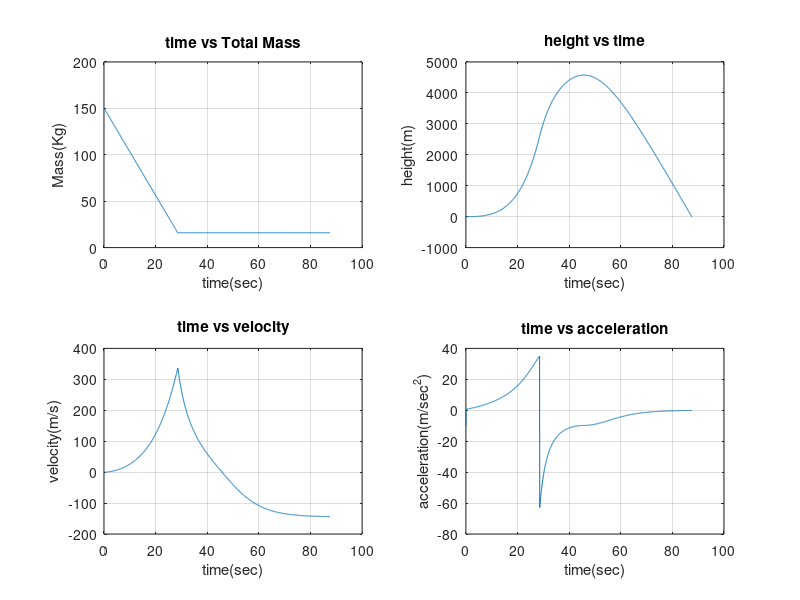
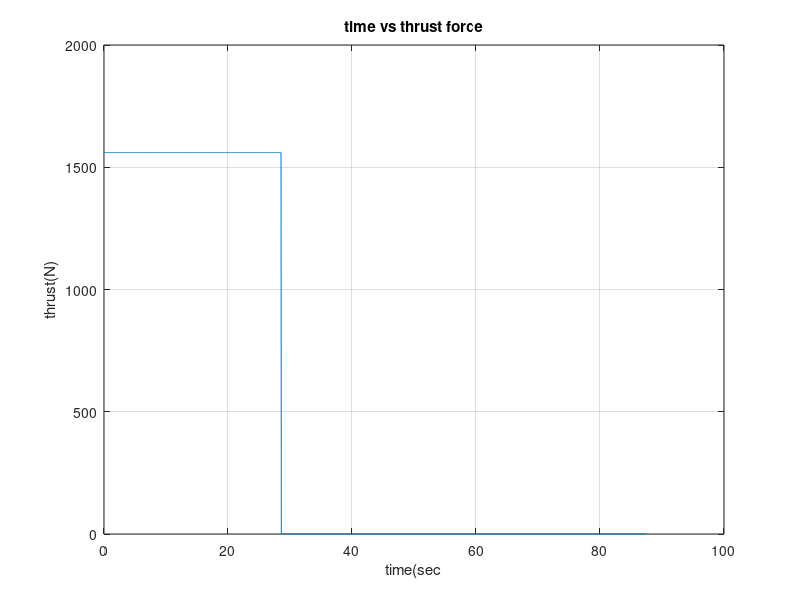
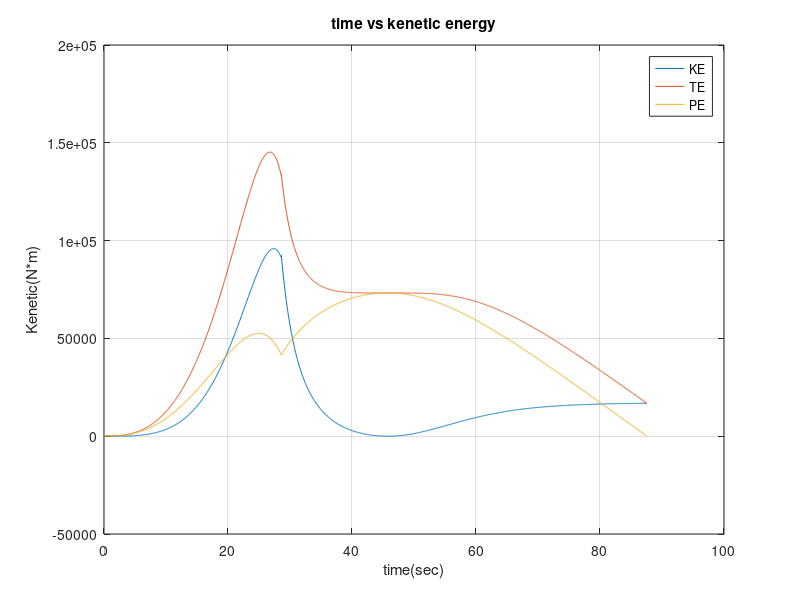
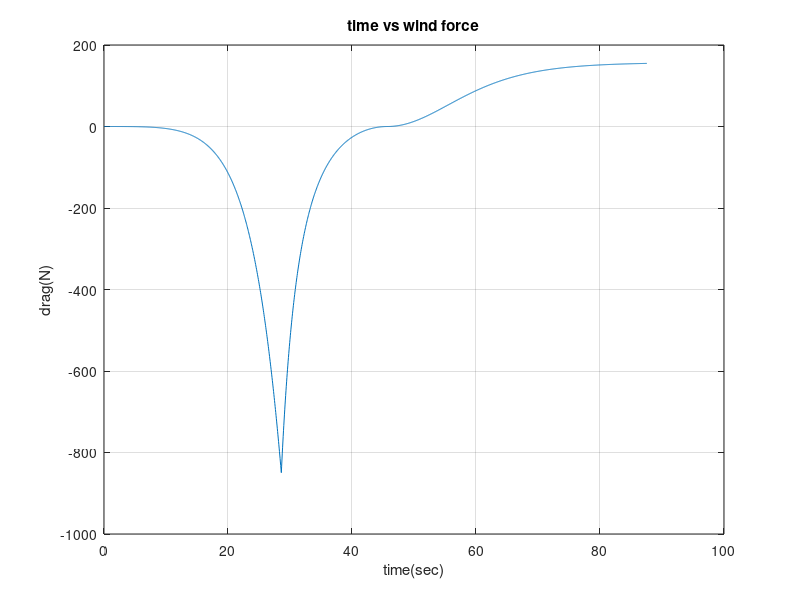

MATLAB code to generate these figures, in order:
% HEADER
% Name:         Aaron Brethower
% Course:       ME212-02
% HWex:  	    Rokcet Science
% Date:        	Feb 4, 2020

%% PROGRAM DESCRIPTION
% this program calculates and plots the path of a rocket  

clear all;
close all;
%% VARIABLE DESCRIPTION
%ag	        Grav. acceleration
%athrust	Thrust accel.*
%atotal	    Total acceleration *
%dtime	    Length of time step
%fthrust	Force of thrust *
%height	    Elevation *
%i	        Index, or counter*
%ke	        Kinetic energy *
%mcase	    Casing mass
%mfuel	    Fuel mass *
%mtot	    Total mass *
%pe	        Potential energy *
%time	    Elapsed time *
%te	        Total energy *
%vel 	    Velocity*

%* Changes with time 


%% INITIAL CONDITIONS
% Initial height:       +1m.
% Initial acceleration: 9.81m/s^2
% Initial elevation: 	1m
%Casing mass:		    16 kg
%Fuel mass:		        134 kg
%Fuel burn rate:		4.7 kg/sec
%Initial time:		    0.0 sec
%Time increments:	    0.05 sec
%coeficient of drag:    0.0075 (N sec^2/m^2)
%Force of thrust:	    1560 N



time(1) = 0;
dtime = 0.05;
height(1) = 1;  
vel(1) = 0;              
ag = -9.81;
athrust(1) = 0;
atotal(1) = athrust(1) + ag;
fthrust(1) = 1560;
mfuel(1) = 134;
mcase = 16;
mtot(1) = mcase + mfuel(1);
cr = 0.85; 
PE(1) = mtot(1)*height(1);
KE(1) = (1/2) * (mtot(1) / ag) * vel^2;
TE(1) = PE(1) + KE(1);
fdrag(1) = vel(1)^2 * -.0075;
adrag(1) = fdrag(1) / mtot(1);
%% PROGRAM
i=2;
h=0;
while(h >= 0)
    
   %conditions required for both before and after
    vel(i) = vel(i-1) + atotal(i-1)*dtime;
    fdrag(i) = (vel(i)^2 * -.0075) * vel(i) / abs(vel(i));
    
    %conditions before fuel runs out
    if(mfuel > 0)
        mfuel(i) = mfuel(i-1) - 4.7*dtime;
        mtot(i) = mcase + mfuel(i-1);
        adrag(i) = fdrag(i) / mtot(i);
        athrust(i) = fthrust(1)/mtot(i);
        atotal(i) = athrust(i) +  ag + adrag(i);
        fthrust(i) = fthrust(i-1);
        
        %conditions after fuel runs out
    else
        mtot(i) = mcase;
        fthrust(i) = 0;
        adrag(i) = fdrag(i) / mtot(i);
        atotal(i) = ag + adrag(i);
    end
    
    %conditions indirectly dependant of fuel mass
    
    height(i) = height(i-1) + vel(i)*dtime;
    PE(i) = mtot(i-1)*height(i-1);
    KE(i) = (1/2) * (mtot(i) / -ag) * abs(vel(i)^2);
    TE(i) =PE(i) + KE(i);
    time(i) = time(i-1)+dtime;
    h = height(i-1);
    
    
    i = i + 1;
end


%% OUTPUT

%height vs time graph
figure(1)
subplot(2,2,2)
plot(time,height);
grid
title('height vs time')
xlabel('time(sec)')
ylabel('height(m)')

 
%time vs velocity graph
subplot(2,2,3)
plot(time,vel);
grid
title('time vs velocity')
xlabel('time(sec)')
ylabel('velocity(m/s)')
 

%time vs acceleration graph
subplot(2,2,4)
plot(time,atotal)
grid
title('time vs acceleration')
xlabel('time(sec)')
ylabel('acceleration(m/sec^2)')


%time vs mass graph
subplot(2,2,1)
plot(time,mtot)
grid
title('time vs Total Mass')
xlabel('time(sec)')
ylabel('Mass(Kg)')
 

figure(2)
%time vs force of thrust graph

plot(time,fthrust)
grid
title('time vs thrust force')
xlabel('time(sec')
ylabel('thrust(N)')


figure(3)

%time vs kenetic,potential,total energy graph
plot(time,KE,time,TE,time,PE)
grid
legend('KE','TE','PE')
title('time vs kenetic energy')
xlabel('time(sec)')
ylabel('Kenetic(N*m)')


figure(4)
%time vs force of wind resistance graph

plot(time,fdrag)
grid
title('time vs wind force')
xlabel('time(sec)')
ylabel('drag(N)')


% %time vs Potential energy graph
% plot(time,PE,'r')
% grid
% title('time vs potential energy')
% xlabel('time(sec)')
% ylabel('Potential(N m)')
% pause(2) 
% 
% %time vs total energy graph
% plot(time,TE,'m')
% grid
% title('time vs total energy')
% xlabel('time(sec)')
% ylabel('Total(N m)')
% pause(2)